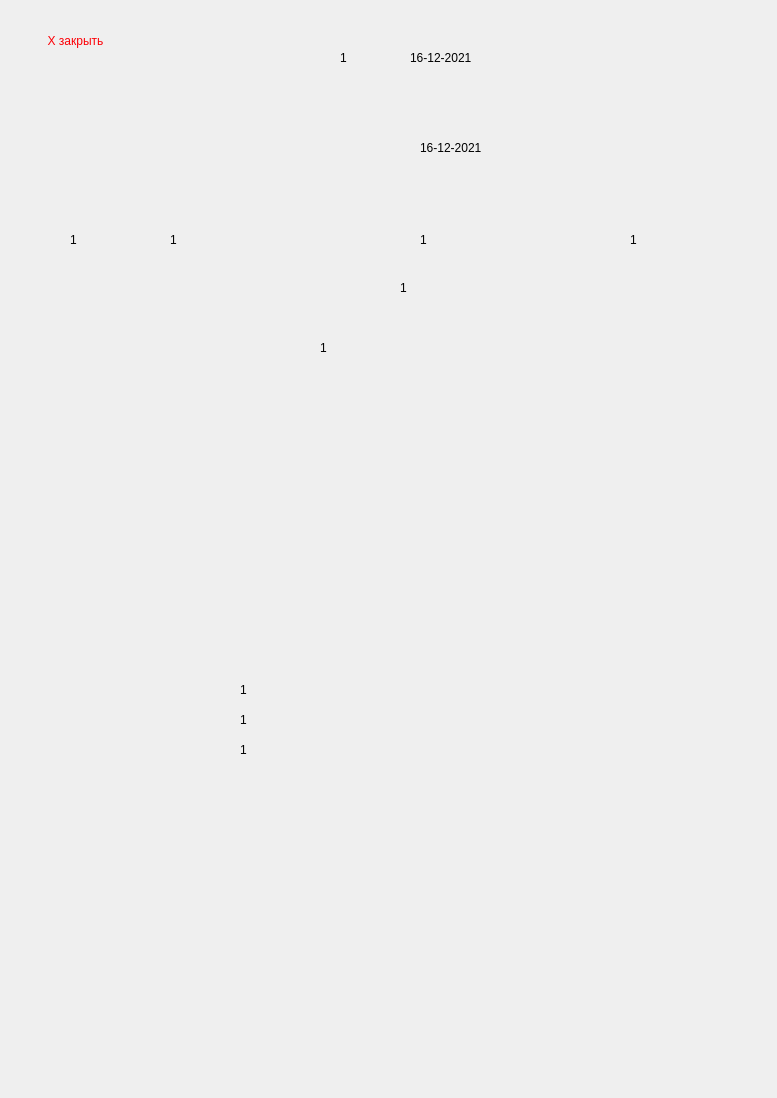
<?xml version="1.0" encoding="UTF-8"?>
<ui version="4.0">
 <class>Form</class>
 <widget class="QWidget" name="Form">
  <property name="geometry">
   <rect>
    <x>0</x>
    <y>0</y>
    <width>777</width>
    <height>1098</height>
   </rect>
  </property>
  <property name="windowTitle">
   <string>Документ</string>
  </property>
  <widget class="QLabel" name="label">
   <property name="geometry">
    <rect>
     <x>0</x>
     <y>0</y>
     <width>777</width>
     <height>1098</height>
    </rect>
   </property>
   <property name="text">
    <string>&lt;html&gt;&lt;head/&gt;&lt;body&gt;&lt;p&gt;&lt;img src=&quot;:/newPrefix/ПокупкаJPG.jpg&quot;/&gt;&lt;/p&gt;&lt;/body&gt;&lt;/html&gt;</string>
   </property>
  </widget>
  <widget class="QPushButton" name="pushButton">
   <property name="geometry">
    <rect>
     <x>20</x>
     <y>30</y>
     <width>111</width>
     <height>21</height>
    </rect>
   </property>
   <property name="styleSheet">
    <string notr="true">background-color: rgba(0,0,0,0);
border-radius: 25px;
font: 15pt &quot;Helvetica&quot;;
color: rgb(252, 0, 6);
</string>
   </property>
   <property name="text">
    <string>Х закрыть</string>
   </property>
  </widget>
  <widget class="QLabel" name="operation">
   <property name="geometry">
    <rect>
     <x>340</x>
     <y>50</y>
     <width>21</width>
     <height>16</height>
    </rect>
   </property>
   <property name="text">
    <string>1</string>
   </property>
  </widget>
  <widget class="QLabel" name="date">
   <property name="geometry">
    <rect>
     <x>410</x>
     <y>50</y>
     <width>71</width>
     <height>16</height>
    </rect>
   </property>
   <property name="text">
    <string>16-12-2021</string>
   </property>
  </widget>
  <widget class="QLabel" name="date_2">
   <property name="geometry">
    <rect>
     <x>420</x>
     <y>140</y>
     <width>71</width>
     <height>16</height>
    </rect>
   </property>
   <property name="text">
    <string>16-12-2021</string>
   </property>
  </widget>
  <widget class="QLabel" name="curr_code">
   <property name="geometry">
    <rect>
     <x>70</x>
     <y>230</y>
     <width>31</width>
     <height>20</height>
    </rect>
   </property>
   <property name="text">
    <string>1</string>
   </property>
  </widget>
  <widget class="QLabel" name="curr_sum">
   <property name="geometry">
    <rect>
     <x>170</x>
     <y>230</y>
     <width>71</width>
     <height>20</height>
    </rect>
   </property>
   <property name="text">
    <string>1</string>
   </property>
  </widget>
  <widget class="QLabel" name="rub_sum">
   <property name="geometry">
    <rect>
     <x>420</x>
     <y>230</y>
     <width>91</width>
     <height>20</height>
    </rect>
   </property>
   <property name="text">
    <string>1</string>
   </property>
  </widget>
  <widget class="QLabel" name="rate">
   <property name="geometry">
    <rect>
     <x>630</x>
     <y>230</y>
     <width>91</width>
     <height>20</height>
    </rect>
   </property>
   <property name="text">
    <string>1</string>
   </property>
  </widget>
  <widget class="QLabel" name="balance_num">
   <property name="geometry">
    <rect>
     <x>400</x>
     <y>280</y>
     <width>91</width>
     <height>16</height>
    </rect>
   </property>
   <property name="text">
    <string>1</string>
   </property>
  </widget>
  <widget class="QLabel" name="balance_num_2">
   <property name="geometry">
    <rect>
     <x>320</x>
     <y>340</y>
     <width>91</width>
     <height>16</height>
    </rect>
   </property>
   <property name="text">
    <string>1</string>
   </property>
  </widget>
  <widget class="QLabel" name="curr_sum_2">
   <property name="geometry">
    <rect>
     <x>240</x>
     <y>680</y>
     <width>71</width>
     <height>20</height>
    </rect>
   </property>
   <property name="text">
    <string>1</string>
   </property>
  </widget>
  <widget class="QLabel" name="rub_sum_2">
   <property name="geometry">
    <rect>
     <x>240</x>
     <y>710</y>
     <width>91</width>
     <height>20</height>
    </rect>
   </property>
   <property name="text">
    <string>1</string>
   </property>
  </widget>
  <widget class="QLabel" name="rate_2">
   <property name="geometry">
    <rect>
     <x>240</x>
     <y>740</y>
     <width>91</width>
     <height>20</height>
    </rect>
   </property>
   <property name="text">
    <string>1</string>
   </property>
  </widget>
 </widget>
 <resources>
  <include location="doc_buy.qrc"/>
 </resources>
 <connections/>
</ui>
